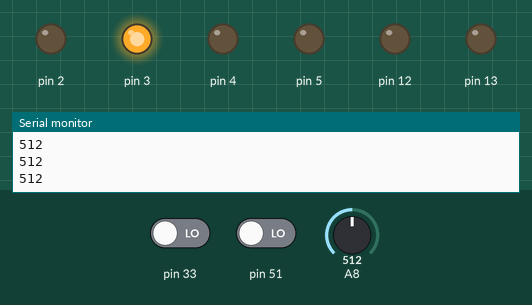
A sketch run on a simulated Arduino Mega 2560, built with avr-gcc and run on an emulated ATmega2560. On the bench: output pins drawn as LEDs (lit = HIGH), the last lines printed to the serial monitor. Inputs (shaded band) come from the test bench; at power-on: A8 = 512, pin 33 LOW, pin 51 LOW.

Above: at 1.2 s.
1.3 s: A8 set to 61
2.8 s: A8 set to 50
At 3.3 s:
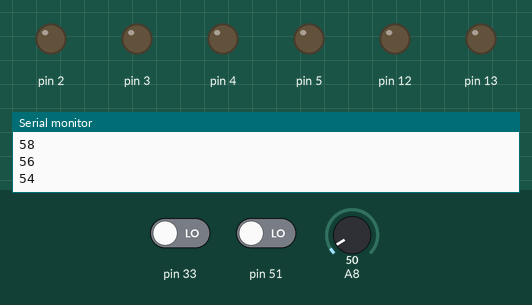
5.8 s: A8 set to 3
7.3 s: A8 set to 0
At 8.5 s:
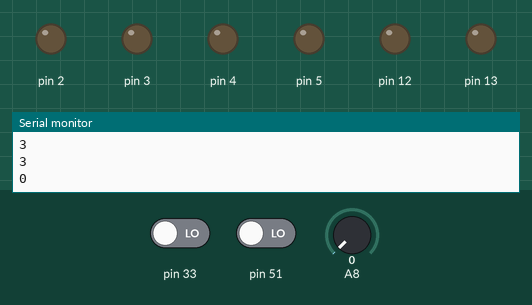
8.8 s: pin 33 driven HIGH
At 9.7 s:
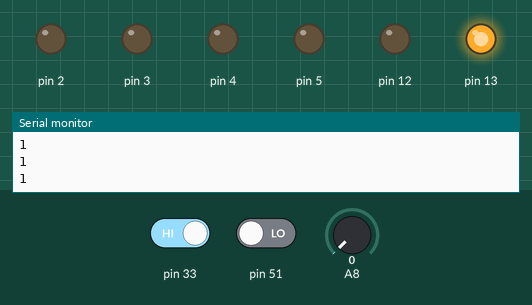
10.3 s: pin 33 driven LOW
At 13.8 s:
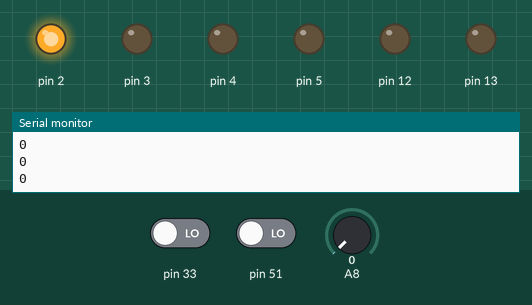
Timing chart, 0 to 14.3 s (numbered marks = the images above; inputs shaded):
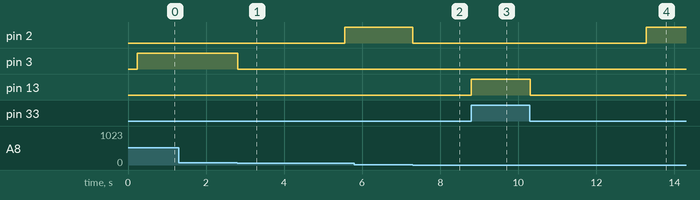

The sketch:

test_rotate_platform.ino
```cpp
#include <Ultrasonic.h>

//У НОВОГО ПОТЕНЦИОМЕТРА ИЗМЕРЕНИЕ В ДРУГУЮ СТОРОНУ!!!!


Ultrasonic ultrasonic(39, 38);
int distance;
int n=150;//скорость поворота, на свинцовом аккуме 140
int t=1500;//время поворота без датчика, 1200
int N_z=230;
int st=120;//170
int sklad=120;//100
int rotate_v=sklad;//st
int right_sensor_val;
int left_sensor_val;
int right_sensor_2_val;
int left_sensor_2_val;
int t1=100;//движение к ящику
int N=150;//основная скорость. Если что, на 120 все работает на 100% аккуме
int n2=140;//поворот к стеллажу, на свинцовом аккуме 150
int t_w=20;
int t_operezhenie=300;//доворот после срабатывания датчика
int tmp_nizhny_floor=2500;//должно быть чуть выше, чем значение tmp из-за особенности регулировки концевиков, 6500, лучше 3800
int tmp=1400;//5000, 2500, 1400- на полный аккум
int go_front = 120;//200
int go_back_t=500;//450
void setup() {
  // put your setup code here, to run once:
pinMode(32, INPUT);//верхний концевик
pinMode(33, INPUT);//нижний концевик
pinMode(2, OUTPUT);//мотор разворот платформы
pinMode(3, OUTPUT);//мотор разворот платформы
pinMode(4, OUTPUT);//лента
pinMode(5, OUTPUT);//лента
pinMode(12, OUTPUT);//платформа вверх/вниз
pinMode(13, OUTPUT);//платформа вверх/вниз
pinMode(A8, INPUT);//потенциометр
pinMode(36, INPUT);//концевик лента
pinMode(51, INPUT);//концевик поворот платформы
Serial.begin(9600);

}
void povorot_platformy()//поворот в БОЕВОЕ положение          //ВЕРНО
{
  go_up();
  delay(200);
  int t1, t2, t3, t4, t5, t, gran=1024;//1023
  t=0;
  t1=analogRead(A8);
  delay(10);
  t2=analogRead(A8);
  delay(10);
  t3=analogRead(A8);
  delay(10);
  t4=analogRead(A8);
  delay(10);
  while((t<gran)&&(digitalRead(51)==0))//(abs(t2-t1)<diap)
  {
    t5=analogRead(A8);
    if(t1==t2==t3==t4==t5)
    {
      //Serial.println("Contact!");
      break;
    }
    t=(t1+t2+t3+t4+t5)/5;
    t1=t2;
    t2=t3;
    t3=t4;
    t4=t5;
    digitalWrite(2, HIGH);//поворот
    digitalWrite(3, LOW);
    //analogWrite(12, 150);
    delay(10);
    Serial.println(analogRead(A8));
    //t2=analogRead(A8);
  }
  digitalWrite(3, LOW);
  digitalWrite(2, LOW);
  delay(500);
}

void vozvrat_platformy()//в положение ПОХОДНОЕ       //ВЕРНО
{
  go_up();
  delay(200);
  int t1, t2, t3, t4, t5, t, gran=55;//30
  t=1000;
  t1=analogRead(A8);
  delay(10);
  t2=analogRead(A8);
  delay(10);
  t3=analogRead(A8);
  delay(10);
  t4=analogRead(A8);
  delay(10);
  while(t>gran)//(abs(t2-t1)<diap)
  {
    t5=analogRead(A8);
    t=(t1+t2+t3+t4+t5)/5;
    t1=t2;
    t2=t3;
    t3=t4;
    t4=t5;
    digitalWrite(3, HIGH);//возвращение в исходную позицию
    digitalWrite(2, LOW);
    //analogWrite(12, 150);
    //delay(10);
    //Serial.println(analogRead(A8));
    //t2=analogRead(A8);
    Serial.println(t);
  }
  digitalWrite(3, LOW);
  digitalWrite(2, LOW);
  delay(500);
}

void lenta_beret()//доработал, осталось проверить
{
  go_down_to_lenta();
  distance = ultrasonic.read();//47 - echo (белый провод)
  while (distance>4) //6
  {

     digitalWrite(4, HIGH);//ящик отъезжает
     digitalWrite(5, LOW);
     delay(100);//вместо это цикл while по датчику расстояния
     distance = ultrasonic.read();
  }
  digitalWrite(4, LOW);//ящик отъезжает
  digitalWrite(5, LOW);
}
void go_up()//ВЕРНО
{
   while (digitalRead(33)!=0)//подъем вверх
  {
     digitalWrite(13, HIGH);
     digitalWrite(12, LOW);
     Serial.println(1);
     delay(50);
  }
  digitalWrite(13, LOW);
  digitalWrite(12, LOW);
}
void go_down_to_lenta() ///ВЕРНО
{
  while (digitalRead(36)==0)
  {
    digitalWrite(12, HIGH);
    digitalWrite(13, LOW);
    delay(50);
  }
  digitalWrite(12, LOW);
  digitalWrite(13, LOW);
}
void pogruzchik_kladet_box_na_lentu()//погрузчик кладет ящик на ленту,
{
  go_up();
  //delay(200);
  vozvrat_platformy();
  delay(500);
  go_down_to_lenta();
  lenta_beret();
  povorot_platformy();
  delay(2000);//уменьшить до 500
}


void loop() {//если сверху - разворот. если снизу - ничего не трогаем
  // put your main code here, to run repeatedly:
  //pogruzchik_kladet_box_na_lentu();
  //go_up();
//povorot_platformy();
//pogruzchik_kladet_box_na_lentu();
//lenta_beret();

/*vozvrat_platformy();
delay(1000);
povorot_platformy();
delay(1000);*/

vozvrat_platformy();
delay(2000);
/*lenta_beret();
delay(1000);
go_up();*/
povorot_platformy();
delay(1000);


//delay(2000);
//Serial.println(analogRead(A8));
//delay(300);
}
```

Measured:
- the behaviour switches between 56 and 55 on A8 (found by bisection; images 0 and 1)
- after the input at 2.8 s, pin 2: LOW → HIGH after 2.8 s; pin 3: HIGH → LOW at once
- after the input at 7.3 s, pin 2: HIGH → LOW at once
- after the input at 8.8 s, pin 13: LOW → HIGH at once
- after the input at 10.3 s, pin 2: LOW → HIGH after 3.0 s; pin 13: HIGH → LOW at once
